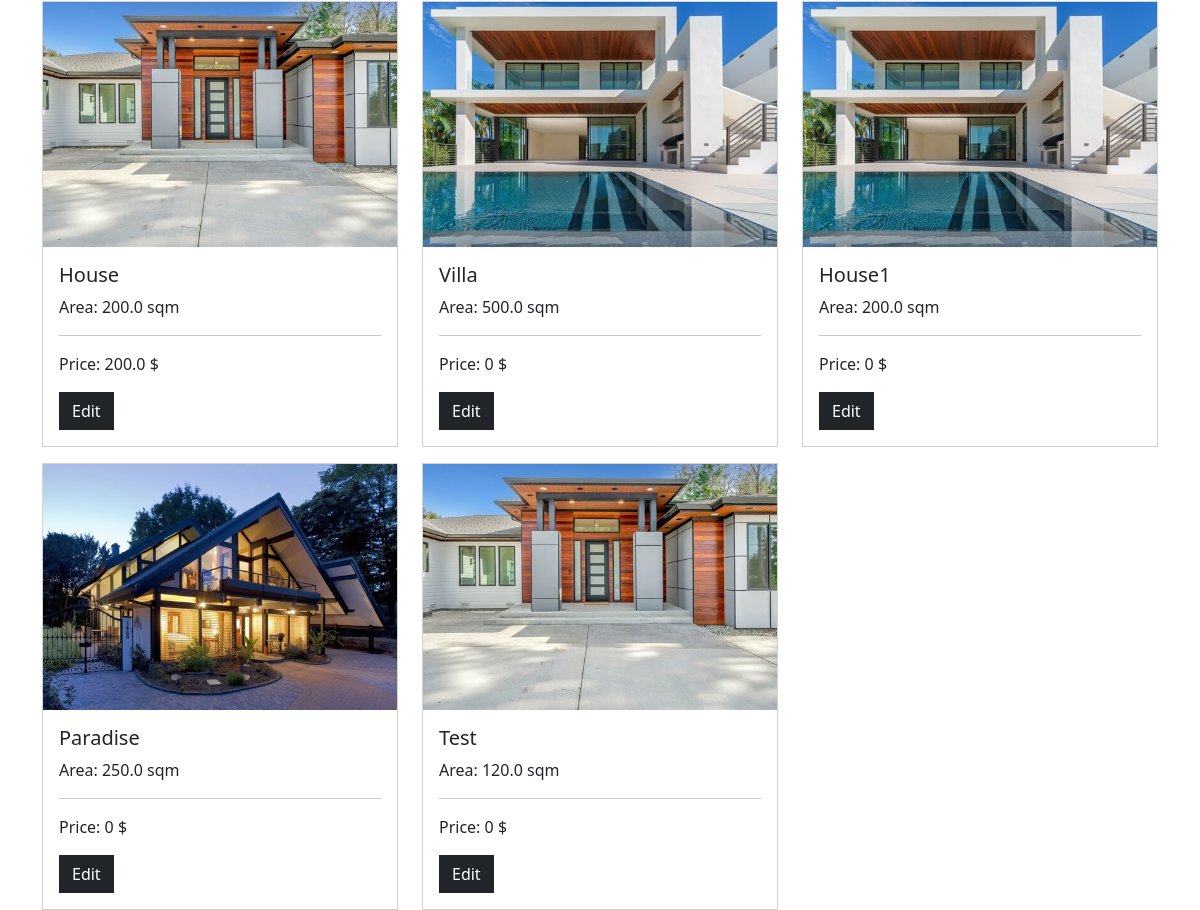
Before: /index/ (lower part) with the older database file.
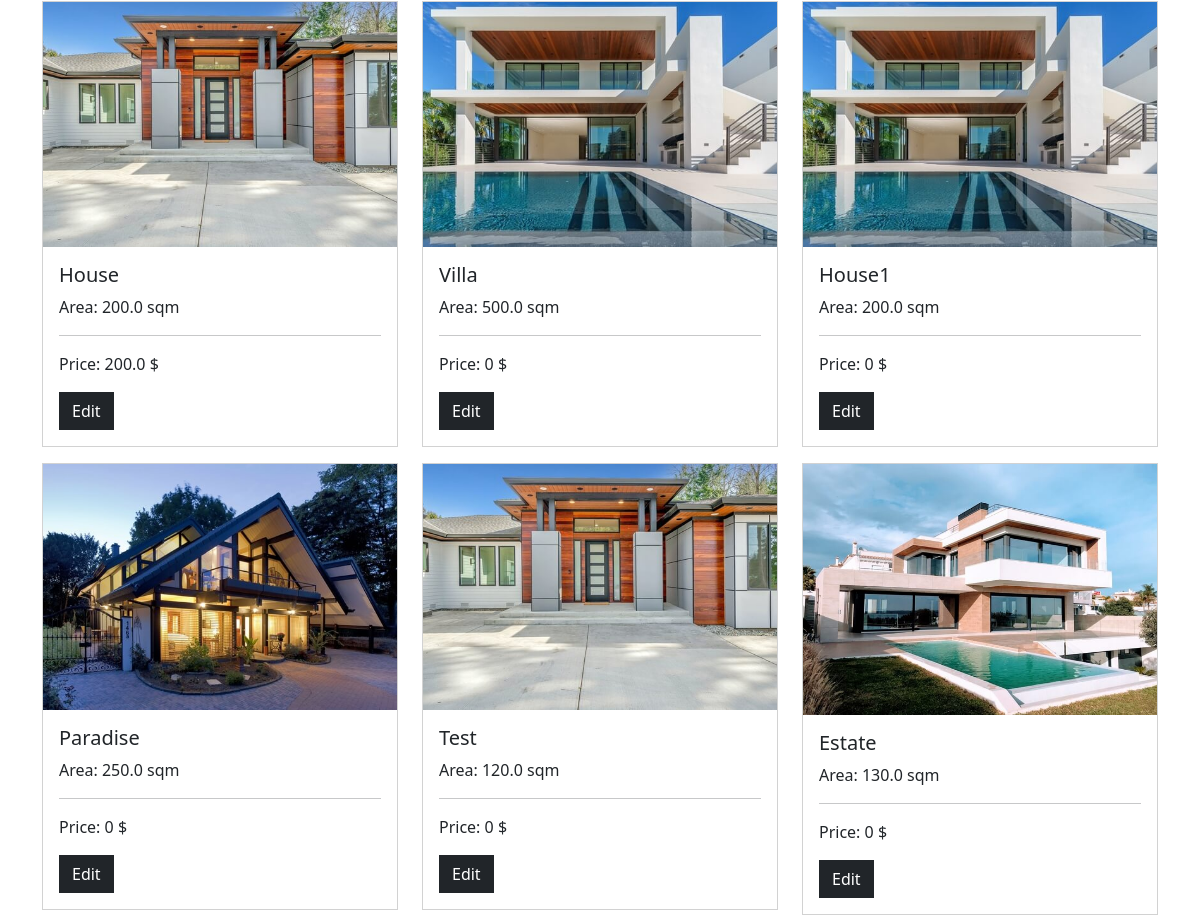
After: the same page with the newer database file.
### estates_app/models.py (models this page shows, shortened)
class Estate(models.Model):
    name = models.CharField(max_length=200)
    location = models.TextField()
    area = models.FloatField()
    date = models.DateField()
    photo = models.ImageField(upload_to='estates')
    is_reserved = models.BooleanField(default=False)
    is_sold = models.BooleanField(default=False)
    characteristics = models.CharField(max_length=200, null=True, blank=True)
    def total_price(self):
        total = EstateCharacteristic.objects.filter(estate=self).aggregate(total=models.Sum('characteristic__value'))[
            'total']
        return total or 0

### estates_app/views.py (the view)
# urls.py: path('index/', estates_views.index, name='index'),
def index(request):
    estates = Estate.objects.filter(is_sold=True, area__gt=100)
    context = {"estates": estates}
    return render(request, 'index.html', context)

### templates/index.html (shortened to what this page needs)
{% load static %}
<!DOCTYPE html>
<html lang="en">
<link rel="stylesheet" href="{% static 'bootstrap.css' %}">
<head>
</head>
<body>
<div class="container mt-3">
    <div class="row mt-3">
        {% for estate in estates %}
            <div class="col-4 pt-3">
                <div class="card rounded-0">
                    <img class="card-img-top rounded-0 mt-0" src="{{ estate.photo.url }}" alt="Card image cap">
                    <div class="card-body">
                        <h5 class="card-title">{{ estate.name }}</h5>
                        <p class="card-text">Area: {{ estate.area }} sqm</p>
                        <hr>
                        <p class="card-text">Price: {{ estate.total_price }} $</p>
                        <a href="{% url 'edit' estate.id %}" class="btn btn-dark rounded-0">Edit</a>
                    </div>
                </div>
            </div>
        {% endfor %}
    </div>
</div>
</body>
</html>

Changed rows visible on the page:
added Estate: photo (picture), name "Estate", area "130.0", total_price "0"
